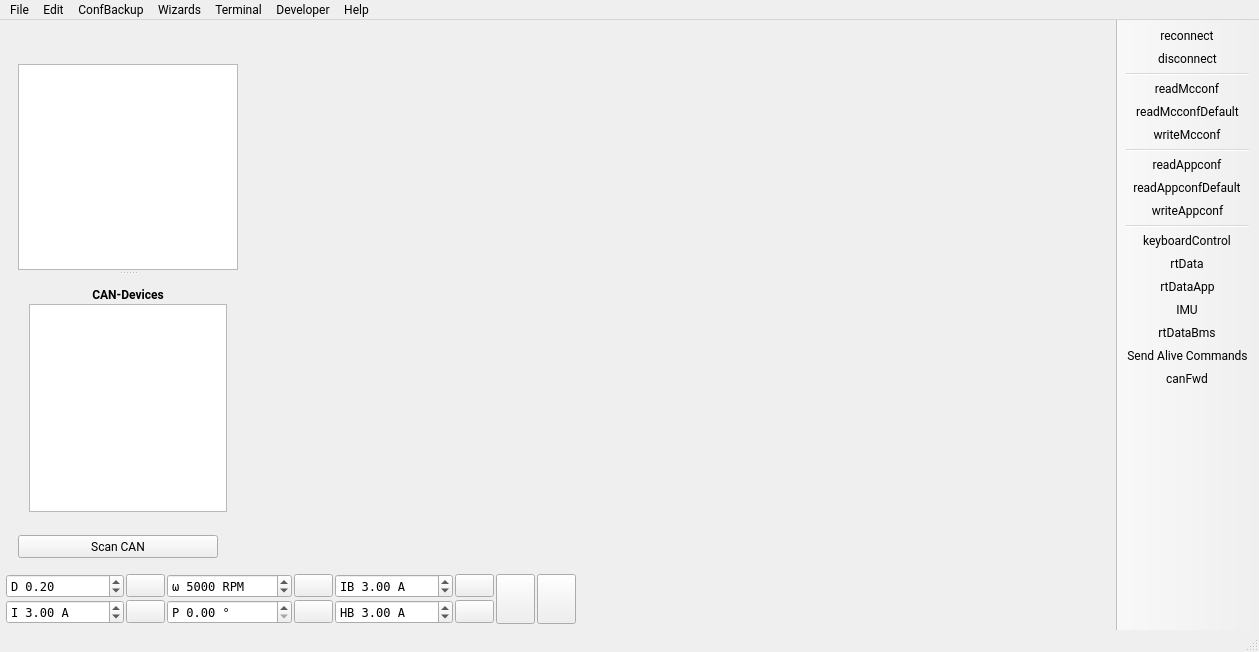
<?xml version="1.0" encoding="UTF-8"?>
<ui version="4.0">
 <class>MainWindow</class>
 <widget class="QMainWindow" name="MainWindow">
  <property name="geometry">
   <rect>
    <x>0</x>
    <y>0</y>
    <width>1259</width>
    <height>652</height>
   </rect>
  </property>
  <property name="font">
   <font>
    <family>Roboto</family>
   </font>
  </property>
  <property name="windowTitle">
   <string>VESC Tool</string>
  </property>
  <property name="windowIcon">
   <iconset>
    <normaloff>:/res/icon.png</normaloff>:/res/icon.png</iconset>
  </property>
  <widget class="QWidget" name="centralWidget">
   <layout class="QVBoxLayout" name="verticalLayout_3">
    <property name="spacing">
     <number>4</number>
    </property>
    <property name="leftMargin">
     <number>6</number>
    </property>
    <property name="topMargin">
     <number>6</number>
    </property>
    <property name="rightMargin">
     <number>6</number>
    </property>
    <property name="bottomMargin">
     <number>6</number>
    </property>
    <item>
     <layout class="QHBoxLayout" name="horizontalLayout">
      <property name="spacing">
       <number>4</number>
      </property>
      <item>
       <layout class="QVBoxLayout" name="verticalLayout_2">
        <property name="spacing">
         <number>12</number>
        </property>
        <property name="leftMargin">
         <number>12</number>
        </property>
        <property name="topMargin">
         <number>12</number>
        </property>
        <property name="rightMargin">
         <number>0</number>
        </property>
        <property name="bottomMargin">
         <number>12</number>
        </property>
        <item>
         <widget class="QLabel" name="pageLabel">
          <property name="enabled">
           <bool>true</bool>
          </property>
          <property name="maximumSize">
           <size>
            <width>220</width>
            <height>56</height>
           </size>
          </property>
          <property name="text">
           <string/>
          </property>
          <property name="scaledContents">
           <bool>true</bool>
          </property>
         </widget>
        </item>
        <item>
         <widget class="QSplitter" name="leftSplitter">
          <property name="orientation">
           <enum>Qt::Orientation::Vertical</enum>
          </property>
          <property name="handleWidth">
           <number>6</number>
          </property>
          <property name="childrenCollapsible">
           <bool>true</bool>
          </property>
          <widget class="QListWidget" name="pageList">
           <property name="sizePolicy">
            <sizepolicy hsizetype="Expanding" vsizetype="Expanding">
             <horstretch>0</horstretch>
             <verstretch>0</verstretch>
            </sizepolicy>
           </property>
           <property name="minimumSize">
            <size>
             <width>220</width>
             <height>0</height>
            </size>
           </property>
           <property name="maximumSize">
            <size>
             <width>220</width>
             <height>16777215</height>
            </size>
           </property>
           <property name="font">
            <font>
             <family>Roboto</family>
            </font>
           </property>
           <property name="editTriggers">
            <set>QAbstractItemView::EditTrigger::NoEditTriggers</set>
           </property>
           <property name="selectionBehavior">
            <enum>QAbstractItemView::SelectionBehavior::SelectRows</enum>
           </property>
           <property name="resizeMode">
            <enum>QListView::ResizeMode::Adjust</enum>
           </property>
           <property name="viewMode">
            <enum>QListView::ViewMode::ListMode</enum>
           </property>
          </widget>
          <widget class="QWidget" name="layoutWidget">
           <layout class="QVBoxLayout" name="verticalLayout">
            <property name="spacing">
             <number>2</number>
            </property>
            <item>
             <widget class="QLabel" name="label">
              <property name="font">
               <font>
                <family>Roboto</family>
                <bold>true</bold>
               </font>
              </property>
              <property name="text">
               <string>CAN-Devices</string>
              </property>
              <property name="alignment">
               <set>Qt::AlignmentFlag::AlignCenter</set>
              </property>
             </widget>
            </item>
            <item>
             <widget class="QListWidget" name="canList">
              <property name="minimumSize">
               <size>
                <width>0</width>
                <height>100</height>
               </size>
              </property>
              <property name="font">
               <font>
                <family>Roboto</family>
               </font>
              </property>
              <property name="editTriggers">
               <set>QAbstractItemView::EditTrigger::NoEditTriggers</set>
              </property>
              <property name="selectionBehavior">
               <enum>QAbstractItemView::SelectionBehavior::SelectRows</enum>
              </property>
             </widget>
            </item>
           </layout>
          </widget>
         </widget>
        </item>
        <item>
         <widget class="QPushButton" name="scanCanButton">
          <property name="sizePolicy">
           <sizepolicy hsizetype="Expanding" vsizetype="Minimum">
            <horstretch>0</horstretch>
            <verstretch>0</verstretch>
           </sizepolicy>
          </property>
          <property name="maximumSize">
           <size>
            <width>200</width>
            <height>16777215</height>
           </size>
          </property>
          <property name="text">
           <string>Scan CAN</string>
          </property>
         </widget>
        </item>
       </layout>
      </item>
      <item>
       <widget class="QStackedWidget" name="pageWidget">
        <property name="font">
         <font>
          <family>Roboto</family>
         </font>
        </property>
        <property name="currentIndex">
         <number>-1</number>
        </property>
       </widget>
      </item>
     </layout>
    </item>
    <item>
     <layout class="QGridLayout" name="gridLayout_3">
      <property name="spacing">
       <number>2</number>
      </property>
      <item row="0" column="8">
       <widget class="DisplayBar" name="dispDuty" native="true">
        <property name="sizePolicy">
         <sizepolicy hsizetype="MinimumExpanding" vsizetype="Preferred">
          <horstretch>0</horstretch>
          <verstretch>0</verstretch>
         </sizepolicy>
        </property>
        <property name="minimumSize">
         <size>
          <width>150</width>
          <height>0</height>
         </size>
        </property>
       </widget>
      </item>
      <item row="0" column="4">
       <widget class="QDoubleSpinBox" name="brakeCurrentBox">
        <property name="font">
         <font>
          <family>DejaVu Sans Mono</family>
         </font>
        </property>
        <property name="toolTip">
         <string>Brake current</string>
        </property>
        <property name="prefix">
         <string>IB </string>
        </property>
        <property name="suffix">
         <string> A</string>
        </property>
        <property name="minimum">
         <double>-500.000000000000000</double>
        </property>
        <property name="maximum">
         <double>500.000000000000000</double>
        </property>
        <property name="singleStep">
         <double>0.500000000000000</double>
        </property>
        <property name="value">
         <double>3.000000000000000</double>
        </property>
       </widget>
      </item>
      <item row="1" column="1">
       <widget class="QPushButton" name="currentButton">
        <property name="toolTip">
         <string>Current</string>
        </property>
        <property name="text">
         <string/>
        </property>
       </widget>
      </item>
      <item row="0" column="5">
       <widget class="QPushButton" name="brakeCurrentButton">
        <property name="toolTip">
         <string>Brake current</string>
        </property>
        <property name="text">
         <string/>
        </property>
       </widget>
      </item>
      <item row="1" column="5">
       <widget class="QPushButton" name="handbrakeButton">
        <property name="toolTip">
         <string>Handbrake current</string>
        </property>
        <property name="text">
         <string/>
        </property>
       </widget>
      </item>
      <item row="0" column="3">
       <widget class="QPushButton" name="speedButton">
        <property name="toolTip">
         <string>Speed</string>
        </property>
        <property name="text">
         <string/>
        </property>
       </widget>
      </item>
      <item row="0" column="7" rowspan="2">
       <widget class="QPushButton" name="stopButton">
        <property name="sizePolicy">
         <sizepolicy hsizetype="Fixed" vsizetype="MinimumExpanding">
          <horstretch>0</horstretch>
          <verstretch>0</verstretch>
         </sizepolicy>
        </property>
        <property name="toolTip">
         <string>Switch off</string>
        </property>
        <property name="text">
         <string/>
        </property>
        <property name="iconSize">
         <size>
          <width>40</width>
          <height>40</height>
         </size>
        </property>
       </widget>
      </item>
      <item row="0" column="6" rowspan="2">
       <widget class="QPushButton" name="fullBrakeButton">
        <property name="sizePolicy">
         <sizepolicy hsizetype="Fixed" vsizetype="MinimumExpanding">
          <horstretch>0</horstretch>
          <verstretch>0</verstretch>
         </sizepolicy>
        </property>
        <property name="toolTip">
         <string>Full brake</string>
        </property>
        <property name="text">
         <string/>
        </property>
        <property name="iconSize">
         <size>
          <width>40</width>
          <height>40</height>
         </size>
        </property>
        <property name="autoDefault">
         <bool>false</bool>
        </property>
        <property name="default">
         <bool>false</bool>
        </property>
        <property name="flat">
         <bool>false</bool>
        </property>
       </widget>
      </item>
      <item row="1" column="8">
       <widget class="DisplayBar" name="dispCurrent" native="true">
        <property name="sizePolicy">
         <sizepolicy hsizetype="MinimumExpanding" vsizetype="Preferred">
          <horstretch>0</horstretch>
          <verstretch>0</verstretch>
         </sizepolicy>
        </property>
        <property name="minimumSize">
         <size>
          <width>150</width>
          <height>0</height>
         </size>
        </property>
       </widget>
      </item>
      <item row="0" column="2">
       <widget class="QDoubleSpinBox" name="speedBox">
        <property name="font">
         <font>
          <family>DejaVu Sans Mono</family>
         </font>
        </property>
        <property name="toolTip">
         <string>Speed</string>
        </property>
        <property name="prefix">
         <string>ω </string>
        </property>
        <property name="suffix">
         <string> RPM</string>
        </property>
        <property name="decimals">
         <number>0</number>
        </property>
        <property name="minimum">
         <double>-400000.000000000000000</double>
        </property>
        <property name="maximum">
         <double>400000.000000000000000</double>
        </property>
        <property name="singleStep">
         <double>100.000000000000000</double>
        </property>
        <property name="value">
         <double>5000.000000000000000</double>
        </property>
       </widget>
      </item>
      <item row="1" column="4">
       <widget class="QDoubleSpinBox" name="handbrakeBox">
        <property name="font">
         <font>
          <family>DejaVu Sans Mono</family>
         </font>
        </property>
        <property name="toolTip">
         <string>Handbrake current</string>
        </property>
        <property name="prefix">
         <string>HB </string>
        </property>
        <property name="suffix">
         <string> A</string>
        </property>
        <property name="minimum">
         <double>-500.000000000000000</double>
        </property>
        <property name="maximum">
         <double>500.000000000000000</double>
        </property>
        <property name="singleStep">
         <double>0.500000000000000</double>
        </property>
        <property name="value">
         <double>3.000000000000000</double>
        </property>
       </widget>
      </item>
      <item row="0" column="0">
       <widget class="QDoubleSpinBox" name="dutyBox">
        <property name="font">
         <font>
          <family>DejaVu Sans Mono</family>
         </font>
        </property>
        <property name="toolTip">
         <string>Duty cycle</string>
        </property>
        <property name="wrapping">
         <bool>false</bool>
        </property>
        <property name="frame">
         <bool>true</bool>
        </property>
        <property name="prefix">
         <string>D </string>
        </property>
        <property name="minimum">
         <double>-1.000000000000000</double>
        </property>
        <property name="maximum">
         <double>1.000000000000000</double>
        </property>
        <property name="singleStep">
         <double>0.010000000000000</double>
        </property>
        <property name="value">
         <double>0.200000000000000</double>
        </property>
       </widget>
      </item>
      <item row="1" column="3">
       <widget class="QPushButton" name="posButton">
        <property name="toolTip">
         <string>Position</string>
        </property>
        <property name="text">
         <string/>
        </property>
       </widget>
      </item>
      <item row="0" column="1">
       <widget class="QPushButton" name="dutyButton">
        <property name="toolTip">
         <string>Duty cycle</string>
        </property>
        <property name="text">
         <string/>
        </property>
        <property name="flat">
         <bool>false</bool>
        </property>
       </widget>
      </item>
      <item row="1" column="2">
       <widget class="QDoubleSpinBox" name="posBox">
        <property name="font">
         <font>
          <family>DejaVu Sans Mono</family>
         </font>
        </property>
        <property name="toolTip">
         <string>Position</string>
        </property>
        <property name="prefix">
         <string>P </string>
        </property>
        <property name="suffix">
         <string> °</string>
        </property>
        <property name="maximum">
         <double>360.000000000000000</double>
        </property>
        <property name="singleStep">
         <double>0.100000000000000</double>
        </property>
        <property name="value">
         <double>0.000000000000000</double>
        </property>
       </widget>
      </item>
      <item row="1" column="0">
       <widget class="QDoubleSpinBox" name="currentBox">
        <property name="font">
         <font>
          <family>DejaVu Sans Mono</family>
         </font>
        </property>
        <property name="toolTip">
         <string>Current</string>
        </property>
        <property name="frame">
         <bool>true</bool>
        </property>
        <property name="prefix">
         <string>I </string>
        </property>
        <property name="suffix">
         <string> A</string>
        </property>
        <property name="minimum">
         <double>-5000.000000000000000</double>
        </property>
        <property name="maximum">
         <double>5000.000000000000000</double>
        </property>
        <property name="singleStep">
         <double>0.500000000000000</double>
        </property>
        <property name="value">
         <double>3.000000000000000</double>
        </property>
       </widget>
      </item>
     </layout>
    </item>
   </layout>
  </widget>
  <widget class="QToolBar" name="mainToolBar">
   <property name="toolTip">
    <string/>
   </property>
   <property name="movable">
    <bool>false</bool>
   </property>
   <property name="iconSize">
    <size>
     <width>24</width>
     <height>24</height>
    </size>
   </property>
   <property name="toolButtonStyle">
    <enum>Qt::ToolButtonStyle::ToolButtonIconOnly</enum>
   </property>
   <property name="floatable">
    <bool>false</bool>
   </property>
   <attribute name="toolBarArea">
    <enum>RightToolBarArea</enum>
   </attribute>
   <attribute name="toolBarBreak">
    <bool>false</bool>
   </attribute>
   <addaction name="actionReconnect"/>
   <addaction name="actionDisconnect"/>
   <addaction name="separator"/>
   <addaction name="actionReadMcconf"/>
   <addaction name="actionReadMcconfDefault"/>
   <addaction name="actionWriteMcconf"/>
   <addaction name="separator"/>
   <addaction name="actionReadAppconf"/>
   <addaction name="actionReadAppconfDefault"/>
   <addaction name="actionWriteAppconf"/>
   <addaction name="separator"/>
   <addaction name="actionKeyboardControl"/>
   <addaction name="actionRtData"/>
   <addaction name="actionRtDataApp"/>
   <addaction name="actionIMU"/>
   <addaction name="actionrtDataBms"/>
   <addaction name="actionSendAlive"/>
   <addaction name="actionCanFwd"/>
  </widget>
  <widget class="QStatusBar" name="statusBar"/>
  <widget class="QMenuBar" name="menuBar">
   <property name="geometry">
    <rect>
     <x>0</x>
     <y>0</y>
     <width>1259</width>
     <height>29</height>
    </rect>
   </property>
   <widget class="QMenu" name="menuFile">
    <property name="title">
     <string>File</string>
    </property>
    <addaction name="actionSaveMotorConfXml"/>
    <addaction name="actionLoadMotorConfXml"/>
    <addaction name="separator"/>
    <addaction name="actionSaveAppconfXml"/>
    <addaction name="actionLoadAppconfXml"/>
    <addaction name="separator"/>
    <addaction name="actionSaveMotorConfigurationHeader"/>
    <addaction name="actionSaveMotorConfigurationHeaderWrap"/>
    <addaction name="separator"/>
    <addaction name="actionSaveAppConfigurationHeader"/>
    <addaction name="actionSaveAppConfigurationHeaderWrap"/>
    <addaction name="separator"/>
    <addaction name="actionLaunchBoardConfigurator"/>
    <addaction name="actionLaunchMobileTool"/>
    <addaction name="separator"/>
    <addaction name="actionExit"/>
   </widget>
   <widget class="QMenu" name="menuHelp">
    <property name="title">
     <string>Help</string>
    </property>
    <addaction name="separator"/>
    <addaction name="actionVESCProjectForums"/>
    <addaction name="actionVESC_Discord"/>
    <addaction name="separator"/>
    <addaction name="actionVESCToolChangelog"/>
    <addaction name="actionFirmwareChangelog"/>
    <addaction name="separator"/>
    <addaction name="actionAbout"/>
    <addaction name="actionLibrariesUsed"/>
    <addaction name="actionAboutQt"/>
    <addaction name="separator"/>
    <addaction name="actionSafetyInformation"/>
    <addaction name="actionWarrantyStatement"/>
    <addaction name="actionLicense"/>
   </widget>
   <widget class="QMenu" name="menuTools">
    <property name="title">
     <string>Developer</string>
    </property>
    <addaction name="actionParameterEditorMcconf"/>
    <addaction name="actionParameterEditorAppconf"/>
    <addaction name="actionParameterEditorInfo"/>
    <addaction name="actionParameterEditorFW"/>
    <addaction name="actionParameterEditorCustomConf0"/>
    <addaction name="actionExportConfigurationParser"/>
    <addaction name="actionRemoveDownloadedConfigs"/>
   </widget>
   <widget class="QMenu" name="menuTerminal">
    <property name="title">
     <string>Terminal</string>
    </property>
    <addaction name="actionTerminalShowHelp"/>
    <addaction name="actionTerminalPrintFaults"/>
    <addaction name="actionTerminalPrintThreads"/>
    <addaction name="separator"/>
    <addaction name="actionTerminalDRVResetLatchedFaults"/>
    <addaction name="separator"/>
    <addaction name="actionTerminalClear"/>
    <addaction name="separator"/>
    <addaction name="actionReboot"/>
    <addaction name="actionShutdown"/>
    <addaction name="actionRestartLispBM"/>
   </widget>
   <widget class="QMenu" name="menuCommands">
    <property name="font">
     <font>
      <family>Roboto</family>
     </font>
    </property>
    <property name="title">
     <string>Edit</string>
    </property>
    <addaction name="actionPreferences"/>
   </widget>
   <widget class="QMenu" name="menuWizards">
    <property name="title">
     <string>Wizards</string>
    </property>
    <addaction name="actionAutoSetupFOC"/>
    <addaction name="actionSetupMotorsFOCQuick"/>
    <addaction name="actionAppSetupWizard"/>
    <addaction name="actionMotorSetupWizard"/>
   </widget>
   <widget class="QMenu" name="menuTools_2">
    <property name="title">
     <string>ConfBackup</string>
    </property>
    <addaction name="actionBackupConfiguration"/>
    <addaction name="actionBackupConfigurationsCAN"/>
    <addaction name="actionRestoreConfiguration"/>
    <addaction name="actionRestoreConfigurationsCAN"/>
    <addaction name="actionClearConfigurationBackups"/>
   </widget>
   <addaction name="menuFile"/>
   <addaction name="menuCommands"/>
   <addaction name="menuTools_2"/>
   <addaction name="menuWizards"/>
   <addaction name="menuTerminal"/>
   <addaction name="menuTools"/>
   <addaction name="menuHelp"/>
  </widget>
  <action name="actionReadMcconf">
   <property name="text">
    <string>readMcconf</string>
   </property>
   <property name="toolTip">
    <string>Read motor Configuration</string>
   </property>
  </action>
  <action name="actionReadMcconfDefault">
   <property name="text">
    <string>readMcconfDefault</string>
   </property>
   <property name="toolTip">
    <string>Read default motor configuration</string>
   </property>
  </action>
  <action name="actionWriteMcconf">
   <property name="text">
    <string>writeMcconf</string>
   </property>
   <property name="toolTip">
    <string>Write motor configuration</string>
   </property>
  </action>
  <action name="actionSaveMotorConfXml">
   <property name="text">
    <string>Save Motor Configuration XML as...</string>
   </property>
  </action>
  <action name="actionLoadMotorConfXml">
   <property name="text">
    <string>Load Motor Configuration XML</string>
   </property>
  </action>
  <action name="actionDisconnect">
   <property name="text">
    <string>disconnect</string>
   </property>
   <property name="toolTip">
    <string>Disconnect</string>
   </property>
  </action>
  <action name="actionReboot">
   <property name="text">
    <string>Reboot</string>
   </property>
   <property name="toolTip">
    <string>Reboot via CPU reset</string>
   </property>
  </action>
  <action name="actionShutdown">
   <property name="text">
    <string>Shutdown</string>
   </property>
   <property name="toolTip">
    <string>Shutdown (for controllers with auto-shutdown support only)</string>
   </property>
  </action>
  <action name="actionCanFwd">
   <property name="checkable">
    <bool>true</bool>
   </property>
   <property name="text">
    <string>canFwd</string>
   </property>
   <property name="toolTip">
    <string>Forward communication over CAN-bus</string>
   </property>
  </action>
  <action name="actionReconnect">
   <property name="text">
    <string>reconnect</string>
   </property>
   <property name="toolTip">
    <string>Reconnect last connection</string>
   </property>
  </action>
  <action name="actionRtData">
   <property name="checkable">
    <bool>true</bool>
   </property>
   <property name="text">
    <string>rtData</string>
   </property>
   <property name="toolTip">
    <string>Stream realtime data</string>
   </property>
  </action>
  <action name="actionReadAppconf">
   <property name="text">
    <string>readAppconf</string>
   </property>
   <property name="toolTip">
    <string>Read app configuration</string>
   </property>
  </action>
  <action name="actionReadAppconfDefault">
   <property name="text">
    <string>readAppconfDefault</string>
   </property>
   <property name="toolTip">
    <string>Read default app configuration</string>
   </property>
  </action>
  <action name="actionWriteAppconf">
   <property name="text">
    <string>writeAppconf</string>
   </property>
   <property name="toolTip">
    <string>Write app configuration</string>
   </property>
  </action>
  <action name="actionSaveAppconfXml">
   <property name="text">
    <string>Save App Configuration XML as...</string>
   </property>
  </action>
  <action name="actionLoadAppconfXml">
   <property name="text">
    <string>Load App Configuration XML</string>
   </property>
  </action>
  <action name="actionExit">
   <property name="text">
    <string>Exit</string>
   </property>
  </action>
  <action name="actionAbout">
   <property name="text">
    <string>About VESC Tool</string>
   </property>
  </action>
  <action name="actionKeyboardControl">
   <property name="checkable">
    <bool>true</bool>
   </property>
   <property name="text">
    <string>keyboardControl</string>
   </property>
   <property name="toolTip">
    <string>&lt;!DOCTYPE HTML PUBLIC &quot;-//W3C//DTD HTML 4.0//EN&quot; &quot;http://www.w3.org/TR/REC-html40/strict.dtd&quot;&gt;
&lt;html&gt;&lt;head&gt;&lt;meta name=&quot;qrichtext&quot; content=&quot;1&quot; /&gt;&lt;style type=&quot;text/css&quot;&gt;
p, li { white-space: pre-wrap; }
&lt;/style&gt;&lt;/head&gt;&lt;body style=&quot; font-family:'Roboto'; font-size:11pt; font-weight:400; font-style:normal;&quot;&gt;
&lt;p style=&quot; margin-top:0px; margin-bottom:0px; margin-left:0px; margin-right:0px; -qt-block-indent:0; text-indent:0px;&quot;&gt;&lt;span style=&quot; font-family:'Roboto';&quot;&gt;Enable keyboard control.&lt;/span&gt;&lt;/p&gt;
&lt;p style=&quot;-qt-paragraph-type:empty; margin-top:0px; margin-bottom:0px; margin-left:0px; margin-right:0px; -qt-block-indent:0; text-indent:0px; font-family:'Roboto';&quot;&gt;&lt;br /&gt;&lt;/p&gt;
&lt;p style=&quot; margin-top:0px; margin-bottom:0px; margin-left:0px; margin-right:0px; -qt-block-indent:0; text-indent:0px;&quot;&gt;&lt;span style=&quot; font-family:'Roboto';&quot;&gt;Key functions:&lt;/span&gt;&lt;/p&gt;
&lt;p style=&quot; margin-top:0px; margin-bottom:0px; margin-left:0px; margin-right:0px; -qt-block-indent:0; text-indent:0px;&quot;&gt;&lt;span style=&quot; font-family:'Roboto';&quot;&gt;&lt;br /&gt;&lt;/span&gt;&lt;span style=&quot; font-family:'Roboto'; font-weight:600;&quot;&gt;Up and Down Arrow Keys&lt;/span&gt;&lt;/p&gt;
&lt;p style=&quot; margin-top:0px; margin-bottom:0px; margin-left:0px; margin-right:0px; -qt-block-indent:0; text-indent:0px;&quot;&gt;&lt;span style=&quot; font-family:'Roboto';&quot;&gt;Current control using the current value in the lower&lt;/span&gt;&lt;/p&gt;
&lt;p style=&quot; margin-top:0px; margin-bottom:0px; margin-left:0px; margin-right:0px; -qt-block-indent:0; text-indent:0px;&quot;&gt;&lt;span style=&quot; font-family:'Roboto';&quot;&gt;left corner.&lt;/span&gt;&lt;/p&gt;
&lt;p style=&quot;-qt-paragraph-type:empty; margin-top:0px; margin-bottom:0px; margin-left:0px; margin-right:0px; -qt-block-indent:0; text-indent:0px; font-family:'Roboto';&quot;&gt;&lt;br /&gt;&lt;/p&gt;
&lt;p style=&quot; margin-top:0px; margin-bottom:0px; margin-left:0px; margin-right:0px; -qt-block-indent:0; text-indent:0px;&quot;&gt;&lt;span style=&quot; font-family:'Roboto'; font-weight:600;&quot;&gt;Right and Left Arrow Keys&lt;/span&gt;&lt;/p&gt;
&lt;p style=&quot; margin-top:0px; margin-bottom:0px; margin-left:0px; margin-right:0px; -qt-block-indent:0; text-indent:0px;&quot;&gt;&lt;span style=&quot; font-family:'Roboto';&quot;&gt;Duty cycle control. Slowly ramps up and down the duty&lt;/span&gt;&lt;/p&gt;
&lt;p style=&quot; margin-top:0px; margin-bottom:0px; margin-left:0px; margin-right:0px; -qt-block-indent:0; text-indent:0px;&quot;&gt;&lt;span style=&quot; font-family:'Roboto';&quot;&gt;cycle. When e.g. starting with right and then also holding&lt;/span&gt;&lt;/p&gt;
&lt;p style=&quot; margin-top:0px; margin-bottom:0px; margin-left:0px; margin-right:0px; -qt-block-indent:0; text-indent:0px;&quot;&gt;&lt;span style=&quot; font-family:'Roboto';&quot;&gt;left, the duty cycle is ramped higher.&lt;/span&gt;&lt;/p&gt;
&lt;p style=&quot;-qt-paragraph-type:empty; margin-top:0px; margin-bottom:0px; margin-left:0px; margin-right:0px; -qt-block-indent:0; text-indent:0px; font-family:'Roboto';&quot;&gt;&lt;br /&gt;&lt;/p&gt;
&lt;p style=&quot; margin-top:0px; margin-bottom:0px; margin-left:0px; margin-right:0px; -qt-block-indent:0; text-indent:0px;&quot;&gt;&lt;span style=&quot; font-family:'Roboto'; font-weight:600;&quot;&gt;Page Down&lt;/span&gt;&lt;/p&gt;
&lt;p style=&quot; margin-top:0px; margin-bottom:0px; margin-left:0px; margin-right:0px; -qt-block-indent:0; text-indent:0px;&quot;&gt;&lt;span style=&quot; font-family:'Roboto';&quot;&gt;Brake with the current set in the lower left corner.&lt;/span&gt;&lt;/p&gt;&lt;/body&gt;&lt;/html&gt;</string>
   </property>
  </action>
  <action name="actionParameterEditorMcconf">
   <property name="text">
    <string>Parameter Editor Mcconf</string>
   </property>
  </action>
  <action name="actionParameterEditorAppconf">
   <property name="text">
    <string>Parameter Editor Appconf</string>
   </property>
  </action>
  <action name="actionSaveAppConfigurationHeader">
   <property name="text">
    <string>Save App Configuration C Header as...</string>
   </property>
  </action>
  <action name="actionSaveMotorConfigurationHeader">
   <property name="text">
    <string>Save Motor Configuration C Header as...</string>
   </property>
  </action>
  <action name="actionSaveAppConfigurationHeaderWrap">
   <property name="text">
    <string>Save App Configuration C Header (ifdef wrapped) as...</string>
   </property>
  </action>
  <action name="actionSaveMotorConfigurationHeaderWrap">
   <property name="text">
    <string>Save Motor Configuration C Header (ifdef wrapped) as...</string>
   </property>
  </action>
  <action name="actionRtDataApp">
   <property name="checkable">
    <bool>true</bool>
   </property>
   <property name="text">
    <string>rtDataApp</string>
   </property>
   <property name="toolTip">
    <string>Stream realtime app data</string>
   </property>
  </action>
  <action name="actionTerminalPrintFaults">
   <property name="text">
    <string>Print Faults</string>
   </property>
   <property name="toolTip">
    <string>Print Faults</string>
   </property>
  </action>
  <action name="actionTerminalShowHelp">
   <property name="text">
    <string>Show Help</string>
   </property>
  </action>
  <action name="actionTerminalClear">
   <property name="text">
    <string>Clear Terminal</string>
   </property>
  </action>
  <action name="actionTerminalPrintThreads">
   <property name="text">
    <string>Print Threads</string>
   </property>
   <property name="toolTip">
    <string>Print Threads</string>
   </property>
  </action>
  <action name="actionSendAlive">
   <property name="checkable">
    <bool>true</bool>
   </property>
   <property name="text">
    <string>Send Alive Commands</string>
   </property>
   <property name="toolTip">
    <string>Send alive packets periodically to prevent timeout</string>
   </property>
  </action>
  <action name="actionLibrariesUsed">
   <property name="text">
    <string>About Libraries Used</string>
   </property>
  </action>
  <action name="actionMotorSetupWizard">
   <property name="text">
    <string>Setup Other Motors</string>
   </property>
   <property name="toolTip">
    <string>Start the Motor Setup Wizard</string>
   </property>
   <property name="menuRole">
    <enum>QAction::MenuRole::NoRole</enum>
   </property>
  </action>
  <action name="actionAppSetupWizard">
   <property name="text">
    <string>Setup Input</string>
   </property>
   <property name="toolTip">
    <string>Start the App Setup Wizard</string>
   </property>
   <property name="menuRole">
    <enum>QAction::MenuRole::NoRole</enum>
   </property>
  </action>
  <action name="actionAboutQt">
   <property name="text">
    <string>About Qt</string>
   </property>
   <property name="toolTip">
    <string>Show the Qt library's About box</string>
   </property>
  </action>
  <action name="actionParameterEditorInfo">
   <property name="text">
    <string>Parameter Editor Info</string>
   </property>
  </action>
  <action name="actionSafetyInformation">
   <property name="text">
    <string>Safety Information</string>
   </property>
  </action>
  <action name="actionWarrantyStatement">
   <property name="text">
    <string>Limited Warranty Statement</string>
   </property>
   <property name="toolTip">
    <string>Limited Warranty Statement</string>
   </property>
  </action>
  <action name="actionVESCToolChangelog">
   <property name="text">
    <string>VESC Tool Changelog</string>
   </property>
  </action>
  <action name="actionTerminalDRVResetLatchedFaults">
   <property name="text">
    <string>DRV Reset Latched Faults</string>
   </property>
  </action>
  <action name="actionVESCProjectForums">
   <property name="text">
    <string>VESC Project Forums</string>
   </property>
  </action>
  <action name="actionFirmwareChangelog">
   <property name="text">
    <string>Firmware Changelog</string>
   </property>
  </action>
  <action name="actionLicense">
   <property name="text">
    <string>License</string>
   </property>
  </action>
  <action name="actionAutoSetupFOC">
   <property name="text">
    <string>Setup Motors FOC</string>
   </property>
   <property name="menuRole">
    <enum>QAction::MenuRole::NoRole</enum>
   </property>
  </action>
  <action name="actionExportConfigurationParser">
   <property name="text">
    <string>Export Configuration Parser</string>
   </property>
  </action>
  <action name="actionIMU">
   <property name="checkable">
    <bool>true</bool>
   </property>
   <property name="text">
    <string>IMU</string>
   </property>
   <property name="toolTip">
    <string>Activate IMU Sampling</string>
   </property>
  </action>
  <action name="actionLoadFirmwareConfigs">
   <property name="icon">
    <iconset resource="res.qrc">
     <normaloff>:/res/icons/Electronics-96.png</normaloff>:/res/icons/Electronics-96.png</iconset>
   </property>
   <property name="text">
    <string>Load Firmware Configs</string>
   </property>
  </action>
  <action name="actionBackupConfiguration">
   <property name="text">
    <string>Backup Configuration</string>
   </property>
   <property name="toolTip">
    <string>Backup Configuration (no CAN)</string>
   </property>
  </action>
  <action name="actionRestoreConfiguration">
   <property name="text">
    <string>Restore Configuration</string>
   </property>
   <property name="toolTip">
    <string>Restore Configuration</string>
   </property>
  </action>
  <action name="actionClearConfigurationBackups">
   <property name="text">
    <string>Clear Configuration Backups</string>
   </property>
  </action>
  <action name="actionParameterEditorFW">
   <property name="text">
    <string>Parameter Editor FW</string>
   </property>
   <property name="font">
    <font/>
   </property>
  </action>
  <action name="actionBackupConfigurationsCAN">
   <property name="text">
    <string>Backup Configurations (Including CAN)</string>
   </property>
  </action>
  <action name="actionRestoreConfigurationsCAN">
   <property name="text">
    <string>Restore Configurations (Including CAN)</string>
   </property>
  </action>
  <action name="actionrtDataBms">
   <property name="checkable">
    <bool>true</bool>
   </property>
   <property name="text">
    <string>rtDataBms</string>
   </property>
   <property name="toolTip">
    <string>Stream BMS realtime data</string>
   </property>
  </action>
  <action name="actionParameterEditorCustomConf0">
   <property name="text">
    <string>Parameter Editor Custom Conf 0</string>
   </property>
  </action>
  <action name="actionSetupMotorsFOCQuick">
   <property name="text">
    <string>Setup Motors FOC (old)</string>
   </property>
   <property name="menuRole">
    <enum>QAction::MenuRole::NoRole</enum>
   </property>
  </action>
  <action name="actionPreferences">
   <property name="text">
    <string>Preferences</string>
   </property>
   <property name="shortcutVisibleInContextMenu">
    <bool>false</bool>
   </property>
  </action>
  <action name="actionLaunchBoardConfigurator">
   <property name="text">
    <string>Restart + Launch Board Configurator</string>
   </property>
  </action>
  <action name="actionLaunchMobileTool">
   <property name="text">
    <string>Restart + Launch Mobile Tool</string>
   </property>
  </action>
  <action name="actionRestartLispBM">
   <property name="text">
    <string>Restart LispBM</string>
   </property>
  </action>
  <action name="actionVESC_Discord">
   <property name="text">
    <string>VESC Discord</string>
   </property>
  </action>
  <action name="actionRemoveDownloadedConfigs">
   <property name="text">
    <string>Remove Downloaded Configs</string>
   </property>
  </action>
 </widget>
 <layoutdefault spacing="6" margin="11"/>
 <customwidgets>
  <customwidget>
   <class>DisplayBar</class>
   <extends>QWidget</extends>
   <header>widgets/displaybar.h</header>
   <container>1</container>
  </customwidget>
 </customwidgets>
 <resources>
  <include location="res.qrc"/>
 </resources>
 <connections/>
</ui>
